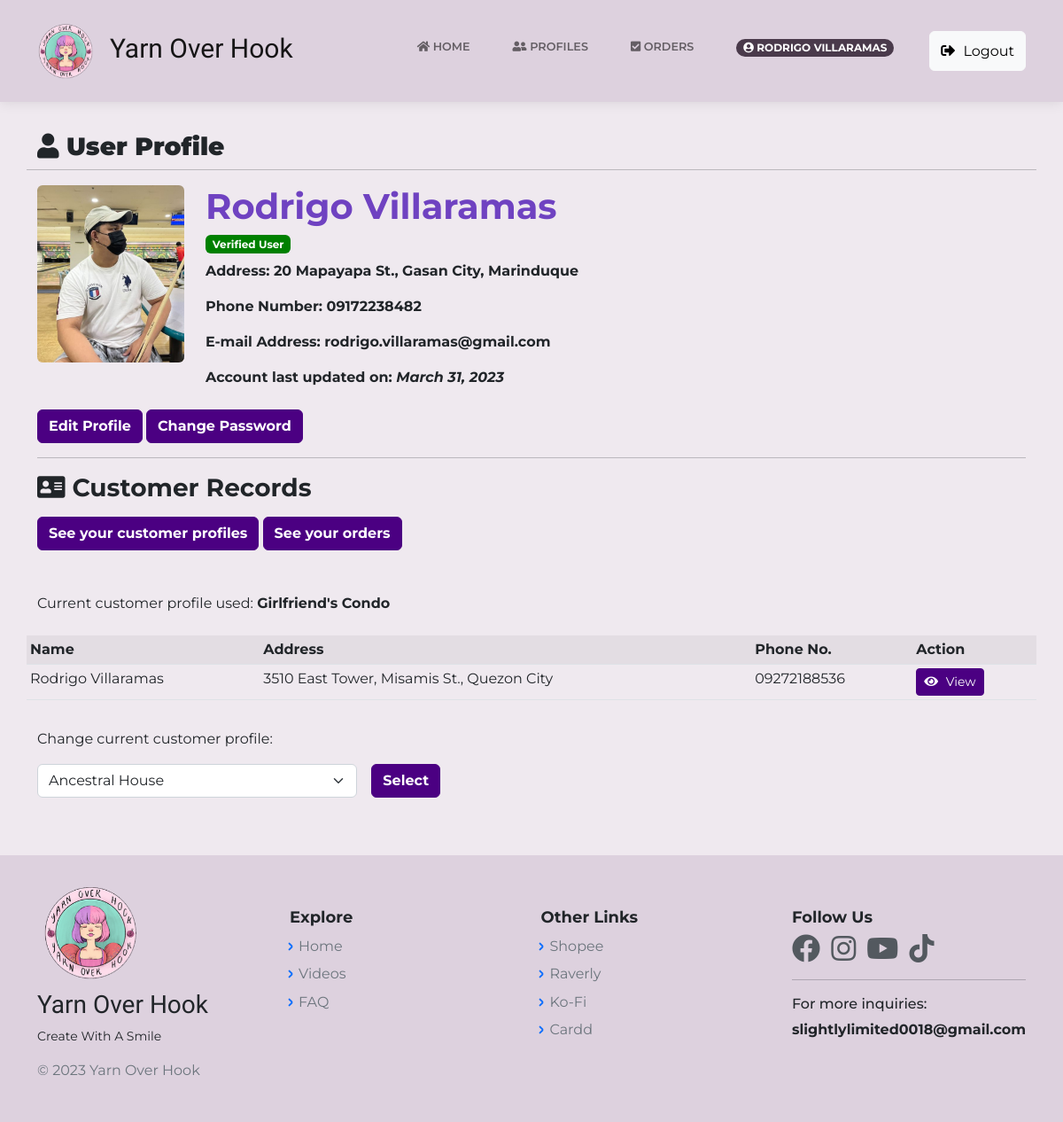
Page /UserProfile.php (signed in) on the earlier database version.
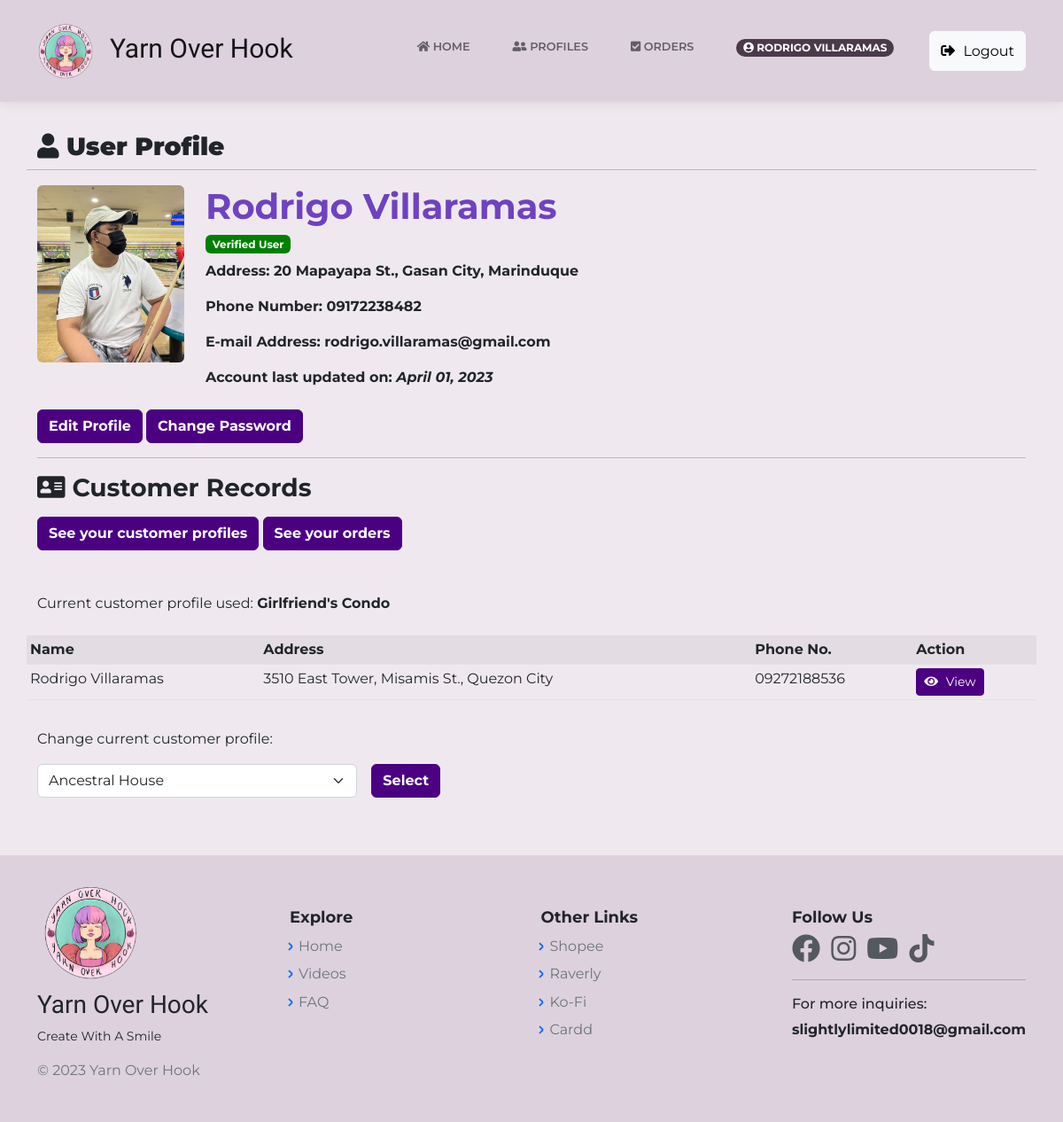
Same page on the later database version.
### tables this page shows
CREATE TABLE `register` (
  `id` bigint(20) NOT NULL,
  `cust_name` varchar(60) NOT NULL,
  `cust_avatar` varchar(255) NOT NULL,
  `cust_email` varchar(60) DEFAULT NULL,
  `cust_pass` varchar(255) NOT NULL,
  `cust_reg` varchar(60) NOT NULL,
  `cust_city` varchar(50) NOT NULL,
  `cust_st` text NOT NULL,
  `cust_brgy` varchar(50) NOT NULL,
  `cust_unit` int(11) NOT NULL,
  `cust_zip` int(10) NOT NULL,
  `cust_phone` varchar(50) NOT NULL,
  `login_id` bigint(12) NOT NULL,
  `date` timestamp NOT NULL DEFAULT current_timestamp() ON UPDATE current_timestamp(),
  `user_rank` varchar(20) NOT NULL DEFAULT 'user',
  `cust_address` varchar(160) NOT NULL,
  `cust_status` int(11) NOT NULL,
  `login_attempt` int(11) NOT NULL,
  `otp` int(11) NOT NULL,
  `verify_token` varchar(60) NOT NULL
);

### UserProfile.php (the view, shortened to what the changed rows need)
<?php
    include("includes/dbh.inc.php");
    require 'layouts/Header.php';
    if(isset($_SESSION['login_id'])) {
		$id = mysqli_real_escape_string($con, $_SESSION['login_id']);
		$item = "SELECT * FROM register WHERE login_id = $id AND user_rank = 'user'";
		$result = mysqli_query($con, $item);
		$user = mysqli_fetch_assoc($result);
        $cust_prof = mysqli_real_escape_string($con, $_SESSION['login_id']);
		$main = "SELECT * FROM cust_profile WHERE c_id = $cust_prof AND cust_status='1'";
		$result_prof = mysqli_query($con, $main);
		$select = mysqli_fetch_all($result_prof, MYSQLI_ASSOC);
		$other = "SELECT * FROM cust_profile WHERE c_id = $cust_prof AND cust_status='0'";
        $other_count = "SELECT COUNT(*) FROM cust_profile WHERE c_id = $cust_prof AND cust_status='0'";
		$result_choice = mysqli_query($con, $other);
        $result_count = mysqli_query($con, $other_count);
		$option = mysqli_fetch_all($result_choice, MYSQLI_ASSOC);
        $count = mysqli_fetch_array($result_count)[0];
	}
?>
<body class="d-flex flex-column min-vh-100">
    <div class="container my-5">
        <?php if($user): ?>
        <div class="row my-3">
            <h3 style="font-weight:bold;"><strong> <i class="fas fa-user"></i> User Profile </strong></h3><hr>
            <div class="col-md-2">
                <img class="img-fluid rounded avatar-fit" src="<?php echo $user['cust_avatar'] ?>" title="<?php echo $user['cust_name'] ?>" alt="<?php echo $user['cust_name'] ?>">
            </div>
            <div class="col-md-10">
                <h1 style="font-weight:bold;color: rgb(111, 66, 193);"> <?php echo $user['cust_name'] ?> </h1>
                <h6 style="font-weight:bold;"> <span class="badge" style="background-color:green;"> Verified User </span></h6>
                <p style="font-weight:bold;"> Address: <?php echo $user['cust_address'] ?> </p>
                <p style="font-weight:bold;"> Phone Number: <?php echo $user['cust_phone'] ?> </p>
                <p style="font-weight:bold;"> E-mail Address: <?php echo $user['cust_email'] ?> </p>
                <p style="font-weight:bold;"> Account last updated on: <i><?php echo date("F d, Y", strtotime($user['date'])); ?></i>  </p>
            </div>
            <div class="float-end mt-2">
                <a class="btn btn-dark" href="UserProfileEdit.php" role="button" style="font-weight:bold;border-color:indigo;background-color:indigo;;"> Edit Profile </a>
                <a class="btn btn-dark" href="ChangePassword.php" role="button" style="font-weight:bold;border-color:indigo;background-color:indigo;"> Change Password </a>
            </div>
        </div>
        <hr><div class="row my-3">
        <h3><strong> <i class="fas fa-address-card" ></i> Customer Records </strong></h3>
        <?php foreach($select as $prof): ?>
            <div class="float-end mt-2 mb-5">
                <a class="btn btn-dark" href="ProfileAccntView.php" role="button" style="font-weight:bold;border-color:indigo;background-color:indigo;"> See your customer profiles </a>
                <a class="btn btn-dark" href="OrderPageCust.php" role="button" style="font-weight:bold;border-color:indigo;background-color:indigo;"> See your orders </a>
            </div>
            <p> Current customer profile used: <strong> <?php echo $prof['c_label']; ?> </strong> </p>
            <table class="table table-striped table-hover table-sm mt-2">
                <tr>
                    <th style="font-weight:bold;"> Name </th>
                    <th style="font-weight:bold;"> Address </th>
                    <th style="font-weight:bold;"> Phone No. </th>
                    <th style="font-weight:bold;"> Action </th>
                </tr>
                <tr><td> <?php echo $prof['c_name']; ?> </td>
                <td> <?php echo $prof['address']; ?>  </td>
                <td> <?php echo $prof['phone_no']; ?> </td>
                <td> <a class="btn btn-sm btn-primary" href="ProfileAccnt.php?id=<?php echo $prof['id'] ?>" role="button" style="border-color:indigo;background-color:indigo;;"><i class="fas fa-eye"></i> View</a> </td></tr>
            </table>
        <?php endforeach; ?>
        <?php if($count < 1) {
            echo "<p> Please create a new record in the Profiles page in order to change your current customer profile. </p>";
            ?>
        <?php } else if ($count >= 1) {
            ?>
            <div class="form-group mt-3">
                <p> Change current customer profile: </p>
                <form class="row g-3" action="UserProfile.php?id=<?php echo $_SESSION['login_id'] ?>" method="POST">
                    <div class="col-md-4">
                        <select class="form-select" id="selected_prof" name="selected_prof" aria-label=".form-select example">
                            <?php foreach($option as $change): ?>
                            <option value="<?php echo $change['id']; ?>"><?php echo $change['c_label']; ?></option>
                            <?php endforeach; ?>
                        </select>
                    </div>
                    <div class="col-auto">
                        <input class="btn btn-success" type="submit" id="submit" name="change_current" value="Select"  style="font-weight:bold;background-color:indigo;border-color:indigo;">
                    </div>
                </form>
            </div>
            <?php
        }
        ?>
        </div>
        <?php else: ?>
                <div class="container my-5">
                    <h2> Oops.. Page not found. Please try again. </h2>
                </div>
        <?php endif ?>
    </div>
<?php require 'layouts/Footer.php';?>

Differences in the rows shown:
changed register "Rodrigo Villaramas": date "March 31, 2023" → "April 01, 2023"
